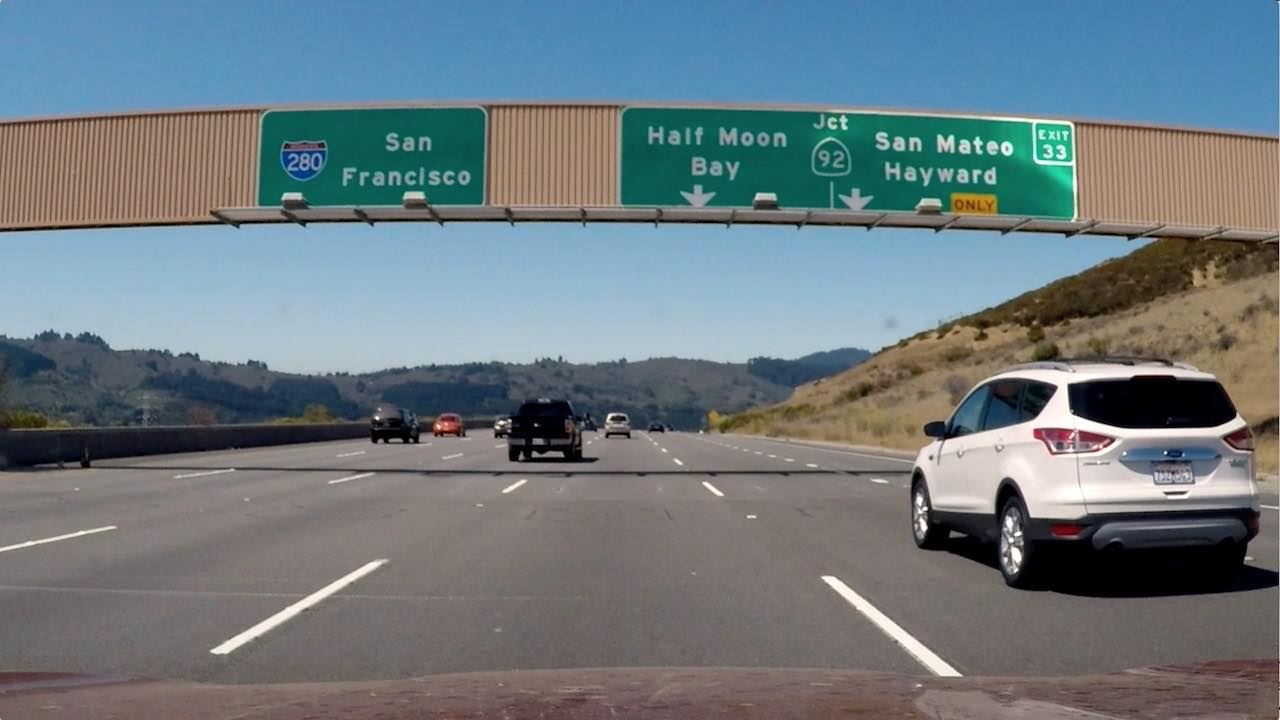
#> input picture signs_vehicles_xygrad.jpg, 1280 x 720 px
$ jupyter execute Sobel_Thresholding.ipynb   (shell and % lines are left out)   (older library calls are emulated)
#> lines starting #> are read from the running program, lines starting #| are printed output that depends on the picture; after the words box and inside, x2 and y2 are one past the last pixel; in counts of white or black regions, pixels touching at a corner belong together
[cell 1]
import cv2
import numpy as np
import matplotlib.pyplot as plt

[cell 2]
def mag_thresh(img, sobel_kernel=3, mag_thresh=(0, 255)):

    # Apply the following steps to img
    # 1) Convert to grayscale
    # 2) Take the gradient in x and y separately
    # 3) Calculate the magnitude
    # 4) Scale to 8-bit (0 - 255) and convert to type = np.uint8
    # 5) Create a binary mask where mag thresholds are met
    # 6) Return this mask as your binary_output image
    gray = cv2.cvtColor(img, cv2.COLOR_RGB2GRAY)

    sobelx = cv2.Sobel(gray, cv2.CV_64F, 1, 0, ksize=sobel_kernel)
    sobely = cv2.Sobel(gray, cv2.CV_64F, 0, 1, ksize=sobel_kernel)

    abs_sobelx = np.absolute(sobelx)
    abs_sobely = np.absolute(sobely)
    abs_sobel =  np.sqrt(abs_sobelx**2+abs_sobely**2)
    scaled_sobel = np.uint8(255*abs_sobel/np.max(abs_sobel))
    binary_output = np.zeros_like(scaled_sobel)
    binary_output [(scaled_sobel >= mag_thresh[0]) & (scaled_sobel<=mag_thresh[1])] =1
    return binary_output

def abs_sobel_thresh(img, orient='x', thresh_min=0, thresh_max=255):
    # Convert to grayscale
    gray = cv2.cvtColor(img, cv2.COLOR_RGB2GRAY)
    # Apply x or y gradient with the OpenCV Sobel() function
    # and take the absolute value
    if orient == 'x':
        abs_sobel = np.absolute(cv2.Sobel(gray, cv2.CV_64F, 1, 0))
    else:
        abs_sobel = np.absolute(cv2.Sobel(gray, cv2.CV_64F, 0, 1))
    # Rescale back to 8 bit integer
    scaled_sobel = np.uint8(255*abs_sobel/np.max(abs_sobel))
    # Create a copy and apply the threshold
    binary_output = np.zeros_like(scaled_sobel)
    # Here I'm using inclusive (>=, <=) thresholds, but exclusive is ok too
    binary_output[(scaled_sobel >= thresh_min) & (scaled_sobel <= thresh_max)] = 1
    # Return the result
    return binary_output

def dir_threshold(img, sobel_kernel=3, thresh=(0, np.pi/2)):
    gray = cv2.cvtColor(img, cv2.COLOR_RGB2GRAY)

    sobelx = cv2.Sobel(gray, cv2.CV_64F, 1, 0, ksize=sobel_kernel)
    sobely = cv2.Sobel(gray, cv2.CV_64F, 0, 1, ksize=sobel_kernel)

    abs_sobelx = np.absolute(sobelx)
    abs_sobely = np.absolute(sobely)
    dir_sobel =  np.arctan2(abs_sobely,abs_sobelx)
    binary_output = np.zeros_like(dir_sobel)
    binary_output [(dir_sobel >= thresh[0]) & (dir_sobel<=thresh[1])] =1
    return binary_output

[cell 3]
image= cv2.imread('./signs_vehicles_xygrad.jpg')
#> image is the input picture: shape (720, 1280, 3); mean B, G, R 127.4, 121.6, 109.2
abs_binaryX= abs_sobel_thresh(image, orient='x', thresh_min=20, thresh_max=120)
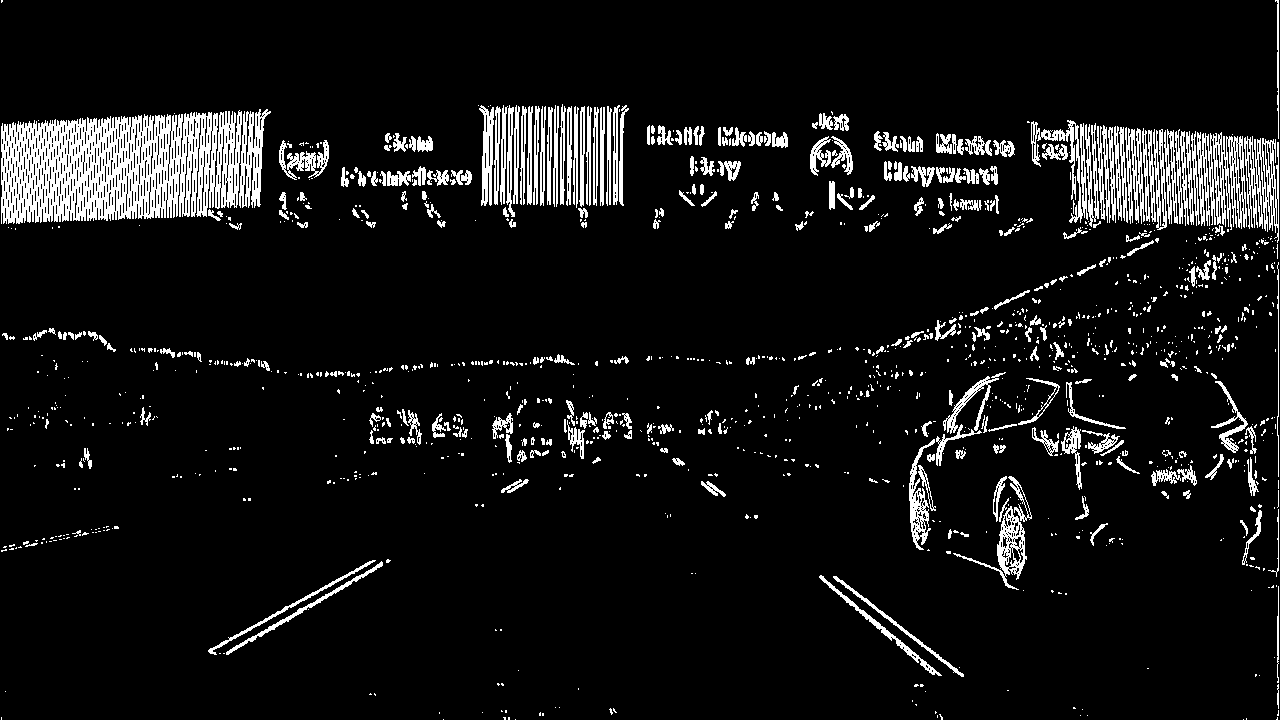
#> abs_binaryX: shape (720, 1280); values 0 (black) and 1 (white), 8% white; 1350 white regions (1014 under 20 px), largest, box (x1, y1, x2, y2) and area: (1, 110, 242, 224) 18712, (1197, 132, 1247, 230) 2650, (1244, 136, 1279, 243) 1825
abs_binaryY= abs_sobel_thresh(image, orient='y', thresh_min=20, thresh_max=120)
#> abs_binaryY: shape (720, 1280); values 0 (black) and 1 (white), 8.4% white; 1330 white regions (1027 under 20 px), largest, box (x1, y1, x2, y2) and area: (0, 191, 1280, 367) 14037, (0, 103, 1280, 145) 6808, (0, 460, 930, 494) 6200
mag_binary=mag_thresh(image, sobel_kernel=11, mag_thresh=(30, 110))
#> in mag_thresh, `sobely = cv2.Sobel(gray, cv2.CV_64F, 0, 1, ksize=sobel_kernel)`:
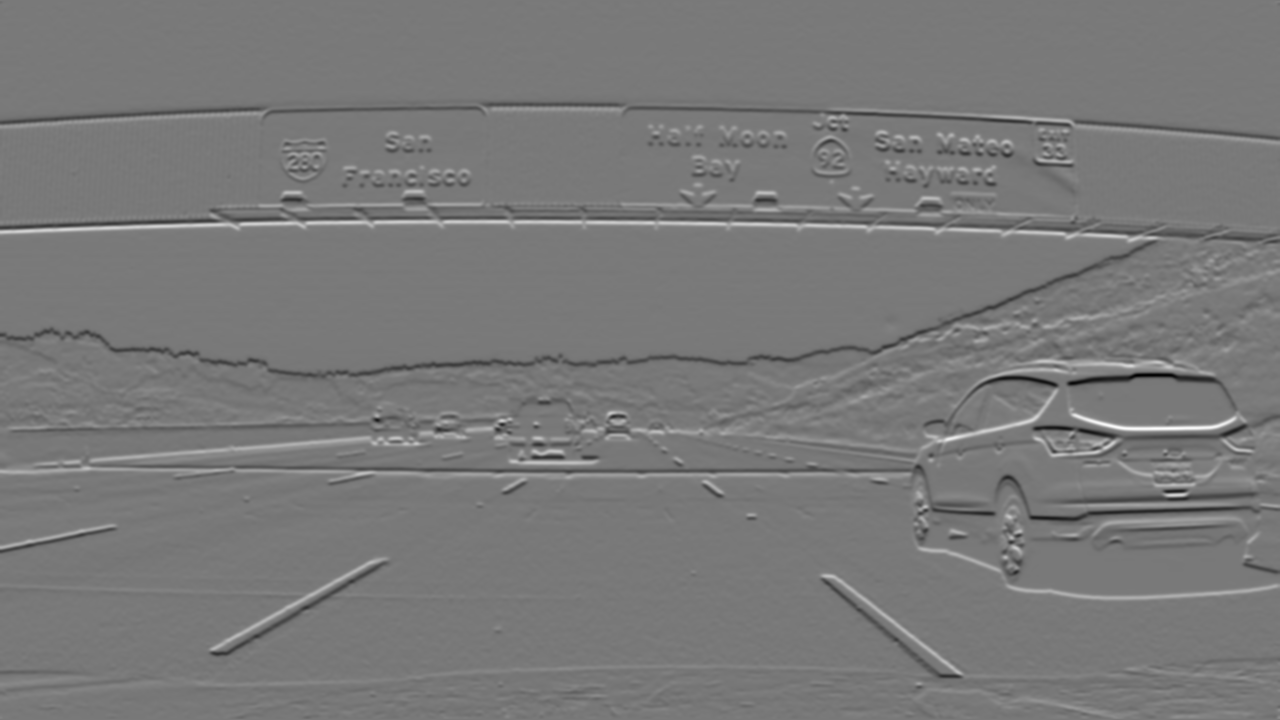
#> sobely: shape (720, 1280) float64; min -27748789, max 30584666, mean -34171.6; drawn with min black and max white
#> mag_binary: shape (720, 1280); values 0 (black) and 1 (white), 10.9% white; 644 white regions (492 under 20 px), largest, box (x1, y1, x2, y2) and area: (0, 102, 1280, 380) 34741, (0, 342, 1280, 601) 30319, (0, 106, 267, 175) 2691
dir_binary =dir_threshold(image, sobel_kernel=31, thresh=(0.85, 1.1))
#> in dir_threshold, `dir_sobel =  np.arctan2(abs_sobely,abs_sobelx)`:
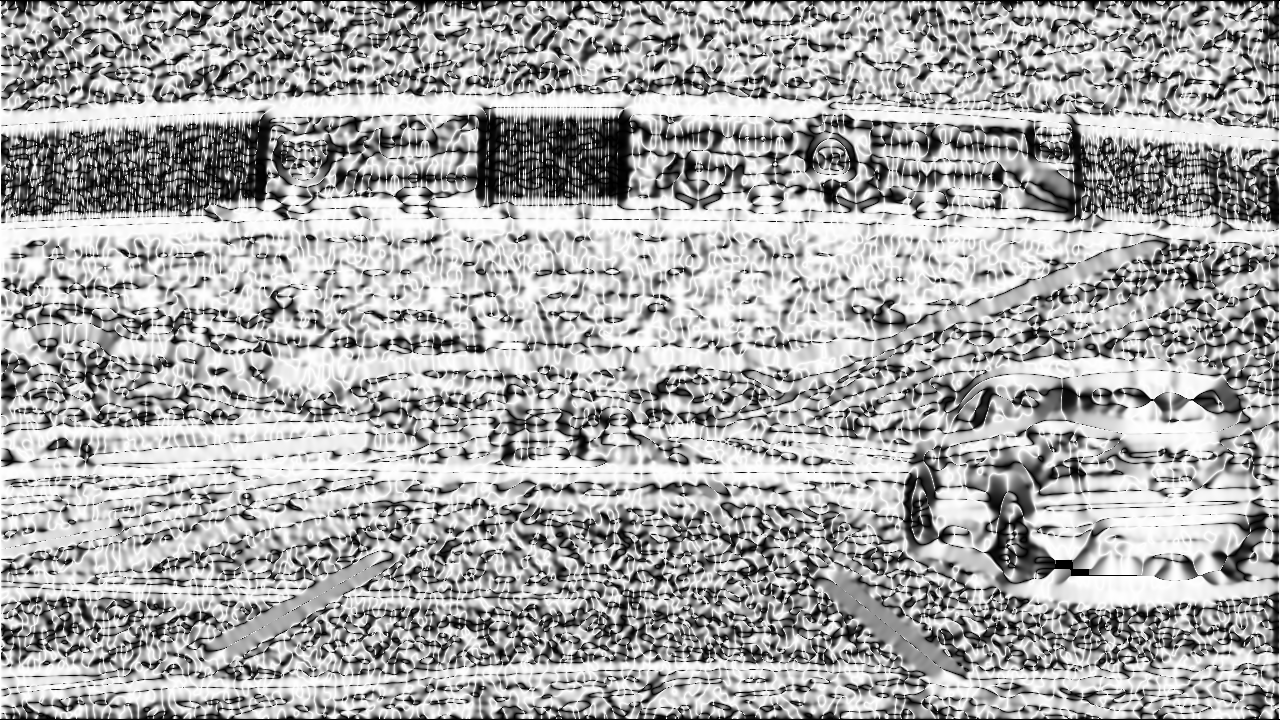
#> dir_sobel: shape (720, 1280) float64; min 0, max 1.57, mean 1.04; drawn with min black and max white
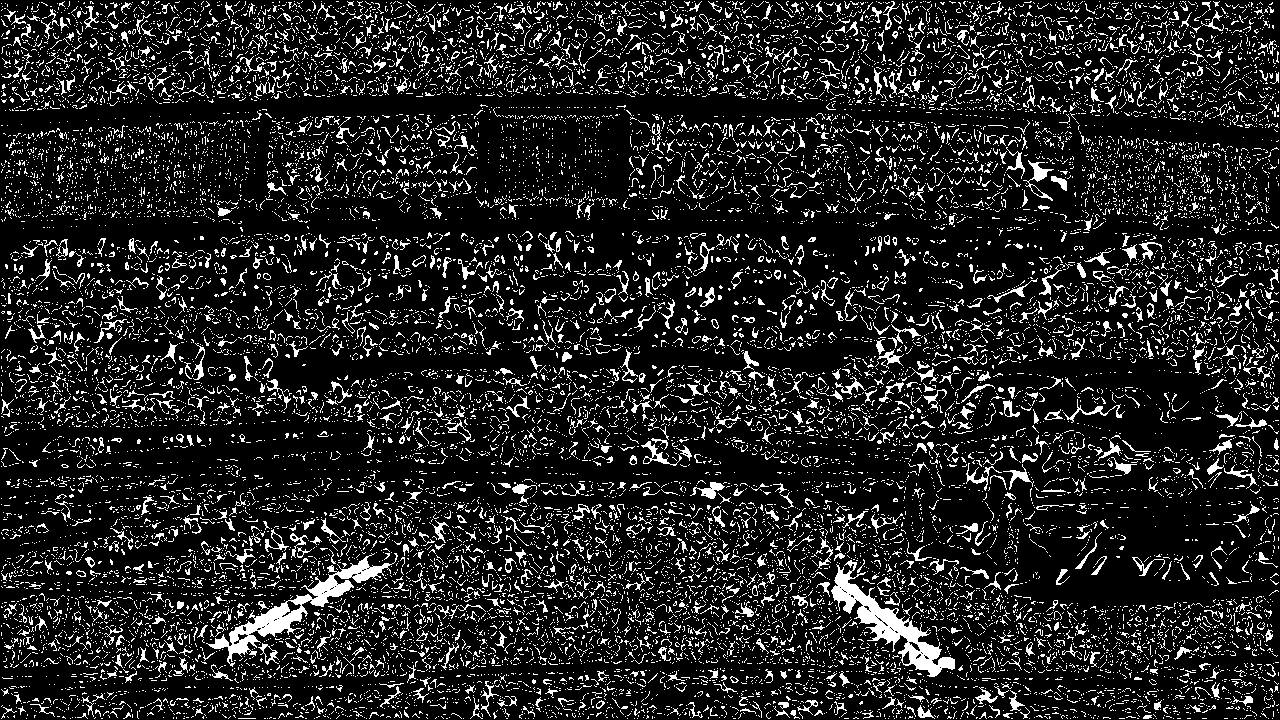
#> dir_binary: shape (720, 1280) float64; values 0 (black) and 1 (white), 13.8% white in thin lines or dots
comb_binary = np.zeros_like(dir_binary)
comb_binary[((mag_binary==1)&(dir_binary==1))]=1

f, (ax1, ax2, ax3, ax4, ax5, ax6) = plt.subplots(1, 6, figsize=(30, 15))
f.tight_layout()
ax1.imshow(image, cmap='gray')
ax1.set_title('Original Image', fontsize=15)
ax2.imshow(abs_binaryX, cmap='gray')
ax2.set_title('Abs Binary X', fontsize=15)
ax3.imshow(abs_binaryY, cmap='gray')
ax3.set_title('Abs Binary Y', fontsize=15)
ax4.imshow(mag_binary, cmap='gray')
ax4.set_title('Magnitude Thresholded Binary', fontsize=15)
ax5.imshow(dir_binary, cmap='gray')
ax5.set_title('Thresholded Grad. Dir.', fontsize=15)
ax6.imshow(comb_binary, cmap='gray')
ax6.set_title('Combined Results', fontsize=15)
plt.subplots_adjust(left=0., right=1, top=0.9, bottom=0.)
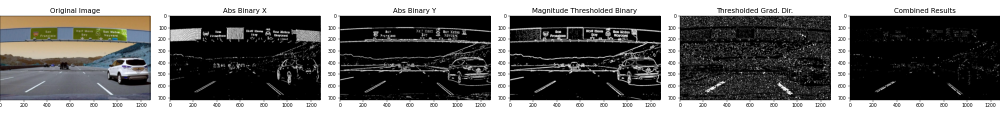
#> figure drawn by matplotlib, 6 panels; B, G, R data is drawn as R, G, B
